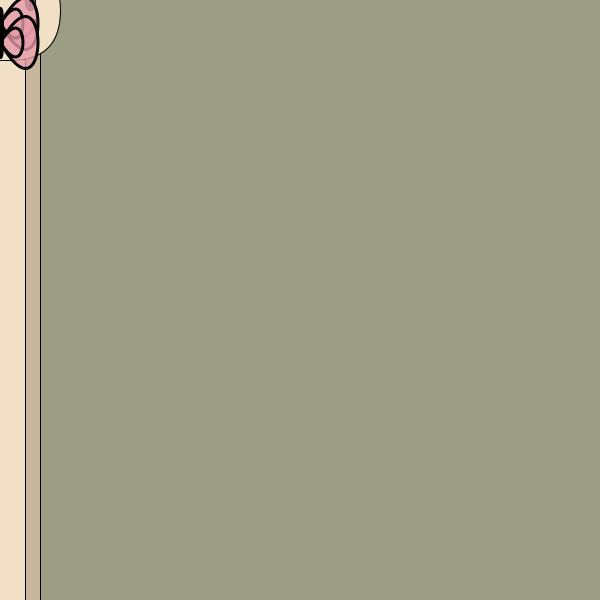
Frame 1 (no input)
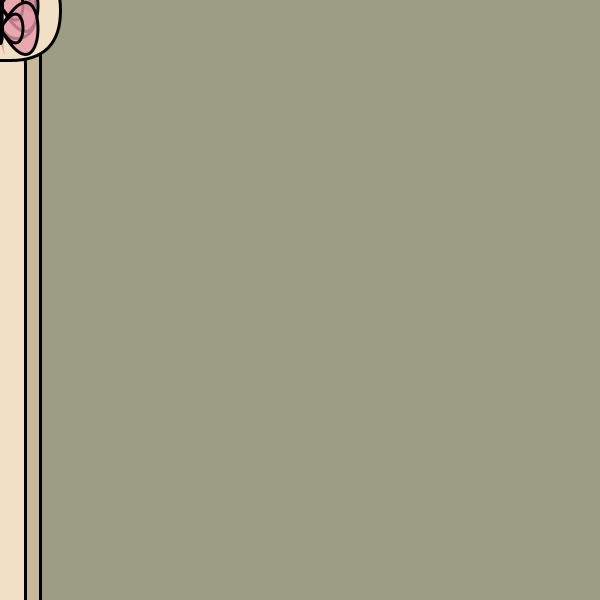
Frame 60 (the mouse pressed at the canvas centre just before this capture)
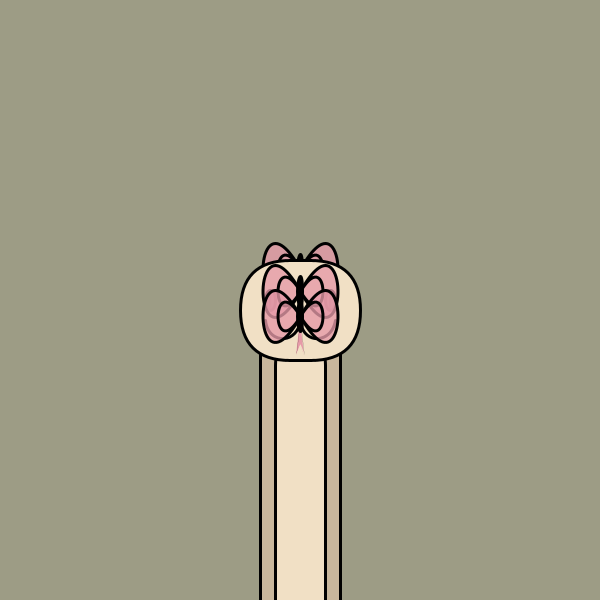
Frame 120 (the mouse held since frame 60 and released just before this capture)

The Processing sketch that drew these frames (run headless with seeded random() and noise(); from frame 60 on, the mouse is pressed at the canvas centre):

// Processing sketch: wruolan_snek
// ── wruolan_snek.pde
// snake blep (now with butterflies!)
// assignment 1
// iml 288
// ruolan wu

float angle = 0;
float amplitude = 50;
float frequency = 0.1;
float bugSize = 20;

PVector[] previous_mouse_positions = new PVector[20];
PVector[] butterfly1_positions = new PVector[20];
PVector[] butterfly2_positions = new PVector[20];
int index = 0;

void setup() {
  size(600, 600);
  frameRate(9);
  smooth();
  
  for (int i = 0; i < previous_mouse_positions.length; i++) {
    previous_mouse_positions[i] = new PVector(mouseX, mouseY);
    butterfly1_positions[i] = new PVector(mouseX, mouseY);
    butterfly2_positions[i] = new PVector(mouseX, mouseY);
  }
}

void draw() {
  background(157, 156, 133);
  float bugX = previous_mouse_positions[index].x;
  float bugY = previous_mouse_positions[index].y + sin(angle) * amplitude;

  butterfly(bugX, bugY);
  snek();
  
  float butterfly1X = butterfly1_positions[index].x;
  float butterfly1Y = butterfly1_positions[index].y + sin(angle + 0.5) * amplitude;
  butterfly(butterfly1X, butterfly1Y);

  float butterfly2X = butterfly2_positions[index].x;
  float butterfly2Y = butterfly2_positions[index].y + sin(angle + 1.0) * amplitude;
  butterfly(butterfly2X, butterfly2Y);

  angle += frequency;
  update_mouse_position();
}

void snek() {
  // body
  fill(201, 183, 156);
  rect(mouseX - 40, mouseY, 80, 1000 - mouseY, 30);
  fill(241, 224, 197);
  rect(mouseX - 25, mouseY + 40, 50, 600 - mouseY, 30);

  // head
  fill(241, 224, 197);
  rect(mouseX - 60, mouseY - 40, 120, 100, 300, 300, 300, 300);

  // irises
  fill(113, 129, 109);
  ellipse(mouseX - 30, mouseY, 10, 20);
  ellipse(mouseX + 30, mouseY, 10, 20);
  
  // pupils
  fill(52, 42, 33);
  strokeWeight(0);
  ellipse(mouseX - 30, mouseY, 2, 20);
  ellipse(mouseX + 30, mouseY, 2, 20);
  
  // tongue
  fill(230, 154, 168);
  stroke(0);
  triangle(mouseX, mouseY + 20, mouseX - 4, mouseY + 55, mouseX + 4, mouseY + 55);
  
  fill(241, 224, 197);
  stroke(241, 224, 197);
  strokeWeight(1);
  triangle(mouseX, mouseY + 45, mouseX - 4, mouseY + 55, mouseX + 4, mouseY + 55);
  
  // mouth
  noFill();
  stroke(0);
  strokeWeight(3);
  curve(mouseX - 15, mouseY - 125, mouseX - 35, mouseY + 20, mouseX, mouseY + 20, mouseX - 15, mouseY - 125);
  curve(mouseX + 25, mouseY - 125, mouseX + 35, mouseY + 20, mouseX, mouseY + 20, mouseX + 25, mouseY - 125);
}

void leaves() {
  // leaves
  rotate(radians(random(60)));
  fill(113, 129, 109);
  
  for (int i = 0; i < 9; i++) {
    ellipse(random(600), random(600), 50, 20);
  }
}

void butterfly(float x, float y) {
  fill(230, 154, 168, 200);
  beginShape();
  vertex(x, y);
  bezierVertex(x - 50, y - 90, x - 50, y + 90, x, y);
  bezierVertex(x - 30, y - 50, x - 30, y + 50, x, y);
  endShape(CLOSE);
  beginShape();
  vertex(x, y);
  bezierVertex(x + 50, y - 90, x + 50, y + 90, x, y);
  bezierVertex(x + 30, y - 50, x + 30, y + 50, x, y);
  endShape(CLOSE);
  
  fill(0);
  ellipse(x, y, 5, 30);
}

void update_mouse_position() {
  previous_mouse_positions[index] = new PVector(mouseX, mouseY);
  butterfly1_positions[index] = new PVector(previous_mouse_positions[(index + 5) % previous_mouse_positions.length].x, previous_mouse_positions[(index + 5) % previous_mouse_positions.length].y);
  butterfly2_positions[index] = new PVector(previous_mouse_positions[(index + 10) % previous_mouse_positions.length].x, previous_mouse_positions[(index + 10) % previous_mouse_positions.length].y);
  index = (index + 1) % previous_mouse_positions.length; 
}
